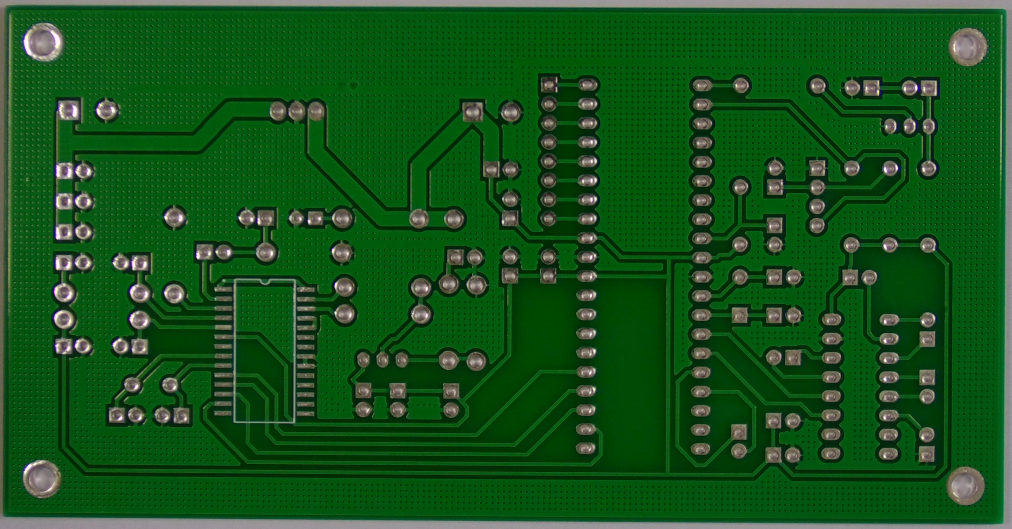
#> input picture PCB_DATASET/PCB_USED/01.JPG, 3034 x 1586 px, found by its file name (shown at 1/3 size)
$ python pcb_defect_detect.py
#> lines starting #> are read from the running program, lines starting #| are printed output that depends on the picture; after the words box and inside, x2 and y2 are one past the last pixel; in counts of white or black regions, pixels touching at a corner belong together; pictures that were not available may be replaced by others from this repository, and a replacement may not be noted
#> further down, img_ref is the input picture: shape (1586, 3034, 3); mean B, G, R 27.3, 83.6, 20.4
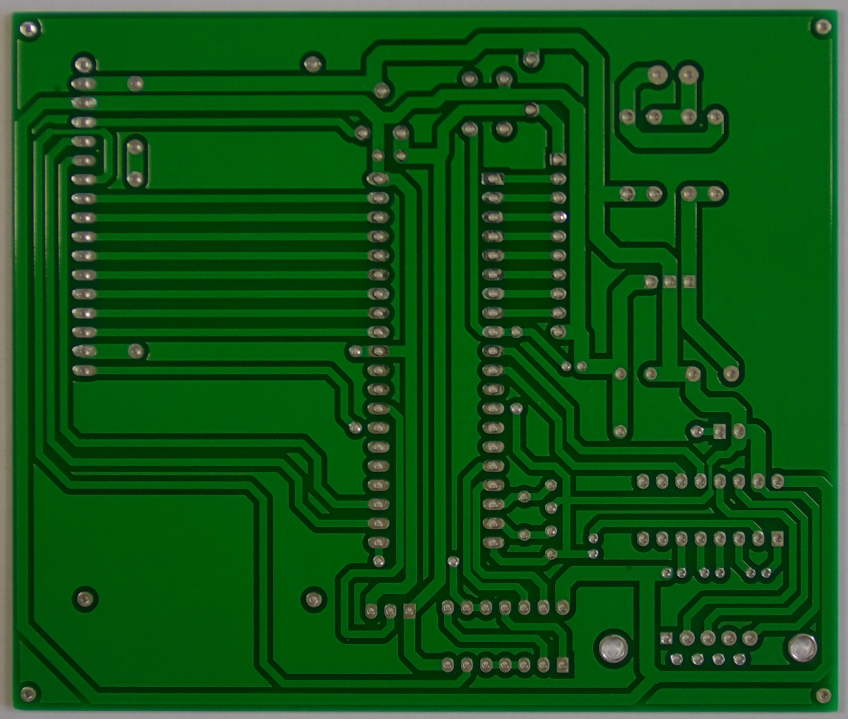
#> input picture PCB_DATASET/PCB_USED/05.JPG, 2544 x 2156 px, given in place of 01_open_circuit_01.jpg, which was not available (shown at 1/3 size)
#> further down, img_test is the input picture: shape (2156, 2544, 3); mean B, G, R 20.6, 82.9, 14.7
import cv2
import numpy as np
import matplotlib.pyplot as plt

# ==========================================
# BAGIAN 2: FUNGSI PENYAMAAN POSISI (REGISTRATION)
# ==========================================
def align_images(img_test, img_ref):
    # Ubah ke grayscale
    gray_test = cv2.cvtColor(img_test, cv2.COLOR_BGR2GRAY)
    gray_ref = cv2.cvtColor(img_ref, cv2.COLOR_BGR2GRAY)
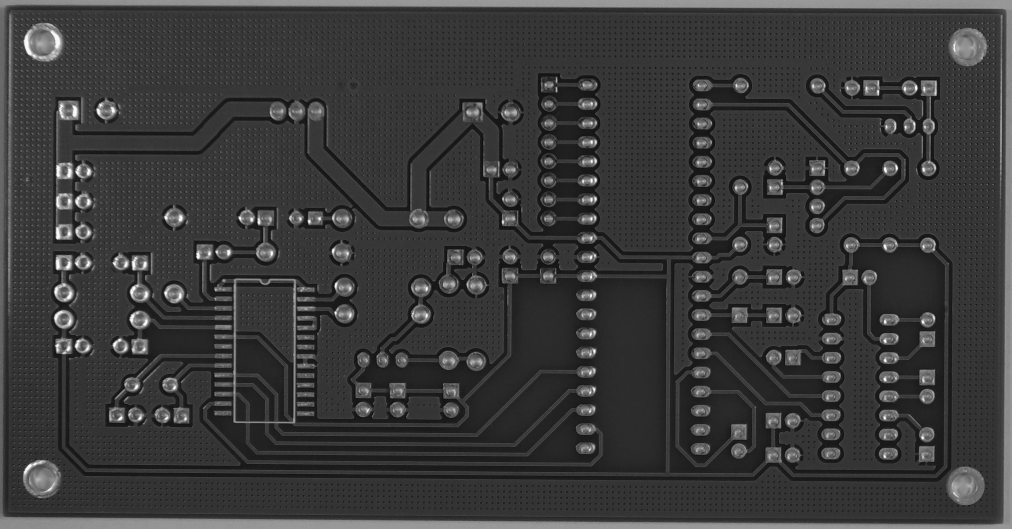
#> gray_ref: shape (1586, 3034) (shown at 1/3 size); min 5, max 254, mean 58.3

    # Deteksi fitur menggunakan ORB (gratis, tidak berbayar seperti SIFT)
    orb = cv2.ORB_create(500)
    kp1, des1 = orb.detectAndCompute(gray_test, None)
#> kp1 = 500 keypoints; strongest (x, y, size): (1695, 647, 77.1), (1696, 647, 64.3), (1696, 648, 92.6), (1692, 645, 64.3)
    kp2, des2 = orb.detectAndCompute(gray_ref, None)
#> kp2 = 500 keypoints; strongest (x, y, size): (592, 771, 77.1), (593, 773, 64.3), (170, 713, 64.3), (172, 713, 111.1)

    # Mencocokkan fitur
    matcher = cv2.BFMatcher(cv2.NORM_HAMMING, crossCheck=True)
    matches = matcher.match(des1, des2)
#> matches = 95 matches
    matches = sorted(matches, key=lambda x: x.distance)

    # Ambil top 15% kecocokan terbaik
    good_matches = matches[:int(len(matches) * 0.15)]
#> good_matches = 14 matches

    # Ekstrak lokasi titik
    src_pts = np.float32([kp1[m.queryIdx].pt for m in good_matches]).reshape(-1, 1, 2)
#> src_pts = 14 rows, first 8: [1684.8, 649.4], [259.2, 653.2], [1698, 652.8], [1078.6, 1285.9], [1696.2, 651.1], [1686.2, 653.8], [258.8, 594.7], [1077, 1290]
    dst_pts = np.float32([kp2[m.trainIdx].pt for m in good_matches]).reshape(-1, 1, 2)
#> dst_pts = 14 rows, first 8: [1772.9, 884.7], [1774.1, 427.7], [2689.9, 506.9], [1772.9, 655.3], [1781.6, 1055], [1771.2, 774.1], [1749.6, 541.4], [2434.8, 620.4]

    # Cari matriks Homography
    H, mask = cv2.findHomography(src_pts, dst_pts, cv2.RANSAC, 5.0)
#> H = [[2.2, -2.94, 1694.1], [1.01, -1.32, 682.3], [0.00124, -0.00172, 1]]; mask = [0, 1, 0, 0, 0, 1, 1, 1, 0, 0, 0, 0, 0, 0]

    # Lakukan Warp (Transformasi Geometri) agar posisi sama persis
    height, width, channels = img_ref.shape
#> height = 1586; width = 3034; channels = 3
    aligned_img = cv2.warpPerspective(img_test, H, (width, height))
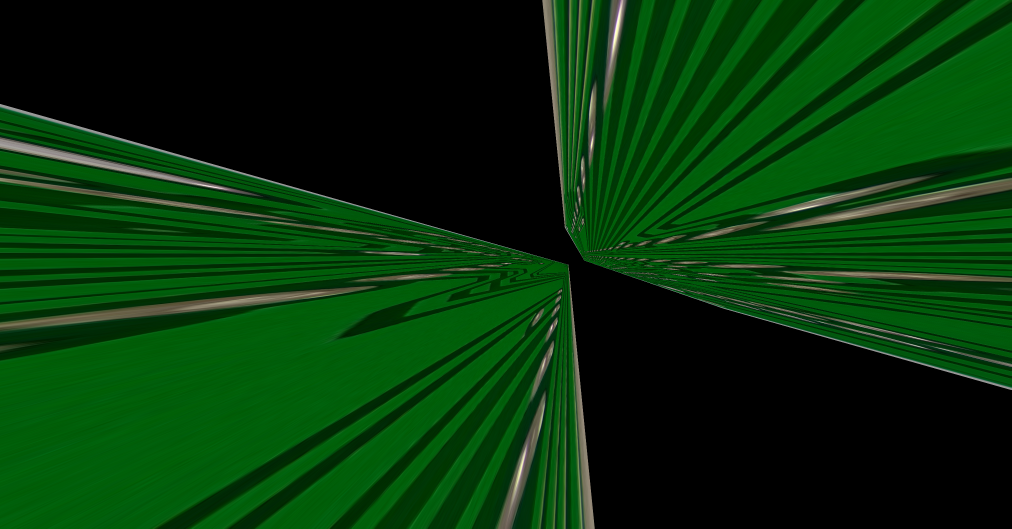
#> aligned_img: shape (1586, 3034, 3) (shown at 1/3 size); mean B, G, R 9.8, 51.7, 6.3

    return aligned_img

# ==========================================
# BAGIAN 3: PIPELINE UTAMA (SESUAI FLOWCHART)
# ==========================================

# 1. INPUT CITRA
img_ref = cv2.imread('PCB_DATASET/PCB_USED/01.jpg')
# img_test = cv2.imread('PCB_DATASET/PCB_USED/01.jpg')
# img_test = cv2.imread('PCB_DATASET/rotation/Open_circuit_rotation/01_open_circuit_01.jpg') #Rorated image
img_test = cv2.imread('PCB_DATASET/images/Open_circuit/01_open_circuit_01.jpg')

# 2. IMAGE REGISTRATION (Penyamaan Posisi)
# Sesuai flowchart, sebelum diproses/dikurangi, posisi harus sama
img_test_aligned = align_images(img_test, img_ref)

# 3. PREPROCESSING (Grayscale & Gaussian Blur)
gray_ref = cv2.cvtColor(img_ref, cv2.COLOR_BGR2GRAY)
gray_test = cv2.cvtColor(img_test_aligned, cv2.COLOR_BGR2GRAY)
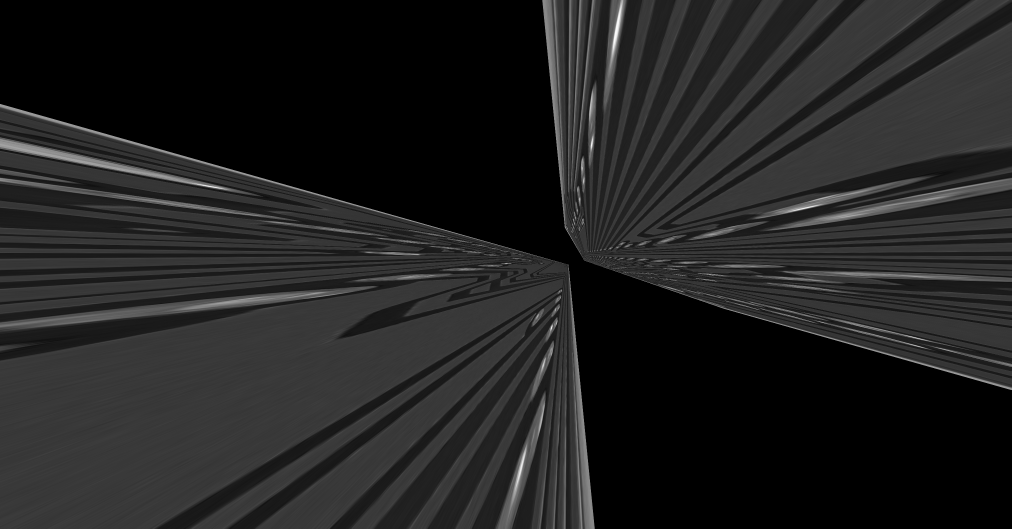
#> gray_test: shape (1586, 3034) (shown at 1/3 size); min 0, max 252, mean 33.3

gray_ref = cv2.GaussianBlur(gray_ref, (5, 5), 0)
gray_test = cv2.GaussianBlur(gray_test, (5, 5), 0)

# 4. OPERASI PENGURANGAN (SUBTRACTION)
# Menghitung selisih absolut: |Ref - Uji|
diff_img = cv2.absdiff(gray_ref, gray_test)
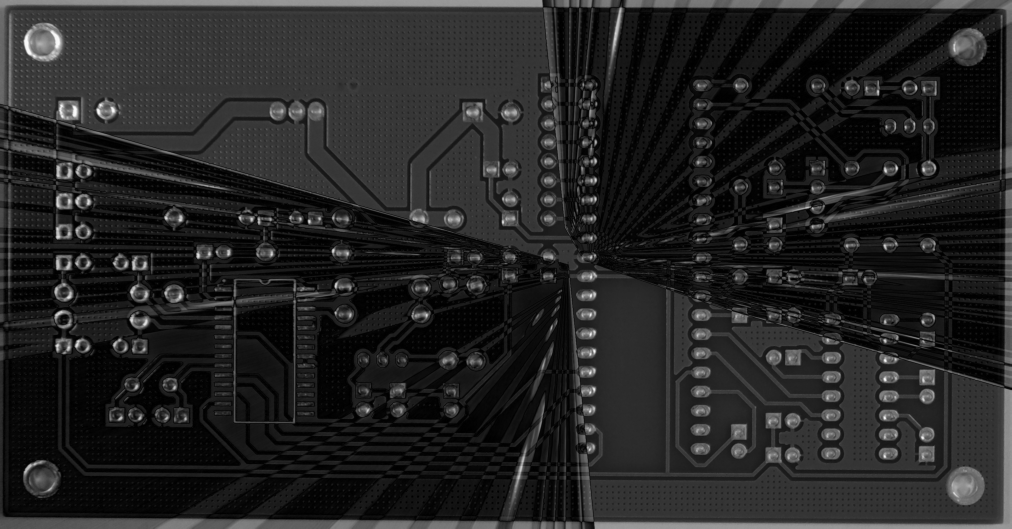
#> diff_img: shape (1586, 3034) (shown at 1/3 size); min 0, max 251, mean 36.2

# 5. THRESHOLDING (Citra Biner)
# Jika selisih > 30, jadikan putih (255), sisanya hitam (0)
_, thresh_img = cv2.threshold(diff_img, 30, 255, cv2.THRESH_BINARY)
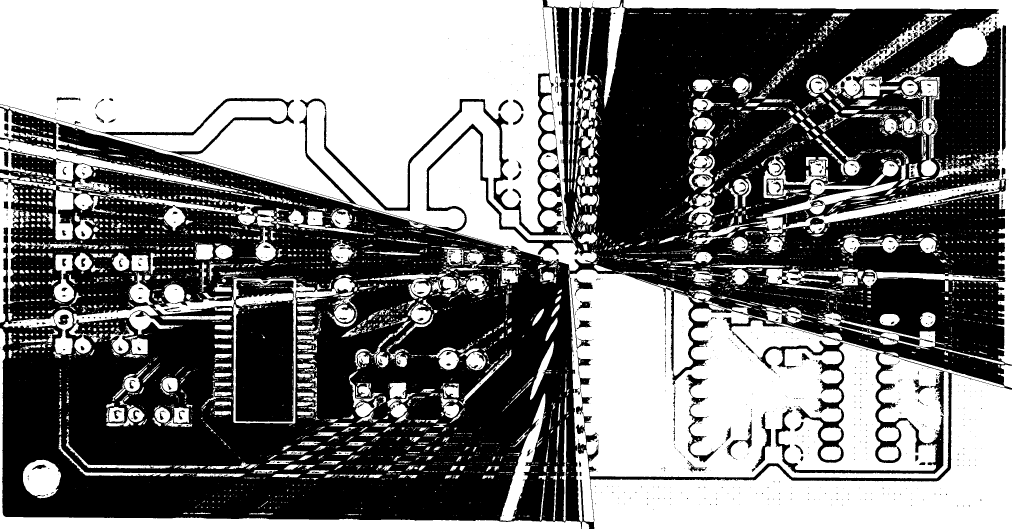
#> thresh_img: shape (1586, 3034) (shown at 1/3 size); 48.2% white; 4918 white regions (3253 under 20 px), largest, box (x1, y1, x2, y2) and area: (0, 0, 1791, 812) 882041, (1704, 809, 3034, 1586) 694569, (1870, 0, 3034, 1094) 74070

# 6. FILTER MORFOLOGI OPENING
# Menghapus noise bintik putih kecil
kernel = np.ones((3,3), np.uint8)
opening_img = cv2.morphologyEx(thresh_img, cv2.MORPH_OPEN, kernel, iterations=1)
#> opening_img: shape (1586, 3034); 47.2% white; 2472 white regions (818 under 20 px), largest, box (x1, y1, x2, y2) and area: (0, 0, 1714, 721) 806310, (1706, 809, 3034, 1586) 692857, (1870, 0, 3034, 1094) 72316

# 7. HITUNG AREA PUTIH (DEFECT)
defect_area = cv2.countNonZero(opening_img)
#> defect_area = 2268908

# 8. KEPUTUSAN (DECISION)
status = ""
color_status = (0, 255, 0) # Hijau jika OK

if defect_area > 0: # Threshold toleransi (bisa diubah, misal > 10 piksel)
    status = f"REJECT (Defect Area: {defect_area} px)"
#> status = 'REJECT (Defect Area: 2268908 px)'
    color_status = (255, 0, 0) # Merah jika Reject
    print("LOGIKA: Area > 0 -> YA -> PCB Defect / Reject")
else:
    status = "PASS / OK"
    print("LOGIKA: Area = 0 -> TIDAK -> PCB OK")

# ==========================================
# VISUALISASI HASIL
# ==========================================
plt.figure(figsize=(15, 8))

# titles = [ '4. Difference (Pengurangan)']
# images = [diff_img, thresh_img]
titles = ['1. Referensi (Golden)', '2. Uji (Sebelum Align)', '3. Uji (Setelah Align)',
          '4. Difference (Pengurangan)', '5. Threshold', '6. Morfologi (Final Result)']
images = [img_ref, img_test, img_test_aligned,
          diff_img, thresh_img, opening_img]

for i in range(6):
    plt.subplot(2, 3, i+1)
    if i < 3:
        plt.imshow(cv2.cvtColor(images[i], cv2.COLOR_BGR2RGB))
    else:
        plt.imshow(images[i], cmap='gray')
    plt.title(titles[i])
    plt.axis('off')

plt.suptitle(f"Hasil Inspeksi: {status}", fontsize=20, color='blue', fontweight='bold')
plt.tight_layout()
plt.show()
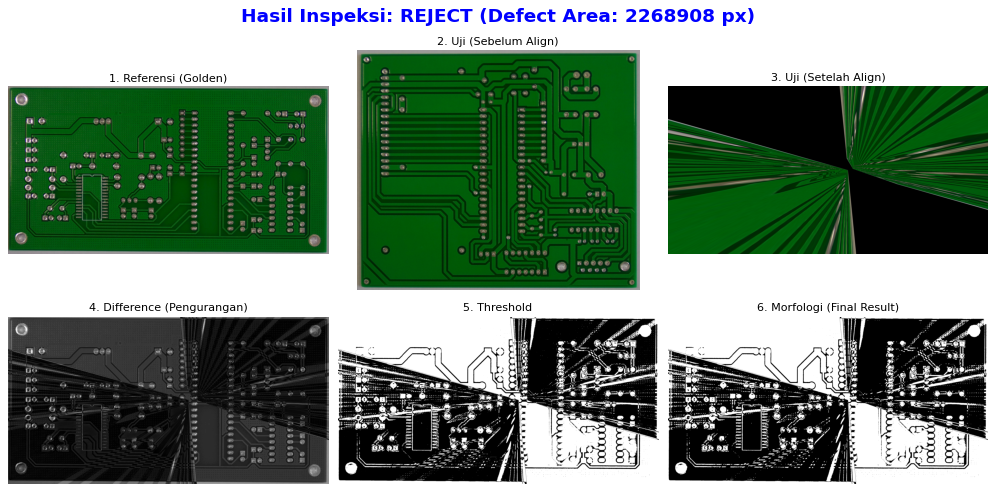
#> figure drawn by matplotlib, 6 panels
